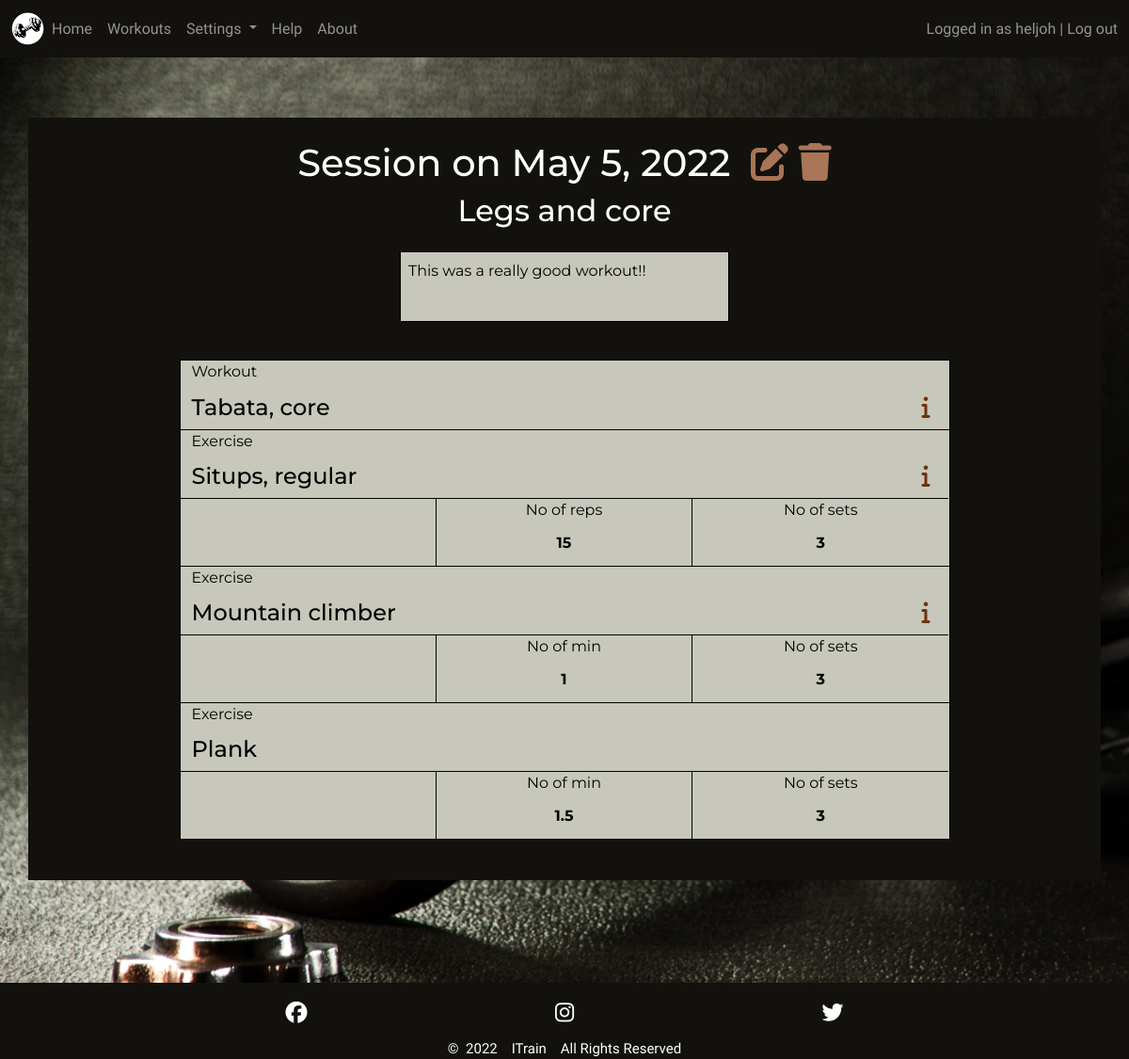
Page /session/4/ (signed in) on the committed database.
### main/models.py (models this page shows, shortened)
class Session(models.Model):
    name = models.CharField(max_length=80, null=False, blank=False)
    created_by = models.ForeignKey(User, on_delete=models.CASCADE)
    date = models.DateField()
    workout = models.ManyToManyField(Workout, blank=True,
                                     related_name='workouts')
    comment = models.TextField(max_length=200, blank=True)

class Workout(models.Model):
    name = models.CharField(max_length=30, null=False, blank=False,)
    created_by = models.ForeignKey(User, on_delete=models.CASCADE)
    description = models.TextField(max_length=200, blank=True)
    class Meta:
        ordering = ['name']

class Collection(models.Model):
    workout = models.ForeignKey(Workout, null=False, blank=False,
                                on_delete=models.CASCADE,
                                related_name='collections')
    exercise = models.ForeignKey(Exercise, on_delete=models.CASCADE,
                                 related_name='collections')
    value = models.DecimalField(max_digits=3, decimal_places=1, blank=True,
                                null=True)
    reps = models.DecimalField(max_digits=3, decimal_places=1, null=True,
                               blank=True)
    reps_unit = models.ForeignKey(RepsUnit, null=True, blank=True,
                                  on_delete=models.SET_DEFAULT,
                                  default=get_default_reps_unit)
    sets = models.PositiveIntegerField(validators=[MaxValueValidator(100)],
                                       null=True, blank=True)
    def get_reps_trunc_zero(self):
        if self.reps is None:
            return 0
        if self.reps % 1 == 0:
            self.reps = int(self.reps)
        return self.reps

### setup/models.py (models this page shows, shortened)
class Exercise(models.Model):
    name = models.CharField(max_length=30, null=False, blank=False)
    created_by = models.ForeignKey(User, on_delete=models.CASCADE)
    unit = models.ForeignKey(ExerciseUnit, null=False, blank=False,
                             on_delete=models.SET_DEFAULT,
                             default=get_default_exercise_unit)
    muscle_group = models.ManyToManyField(MuscleGroup, blank=True,
                                          related_name='muscle_groups')
    description = models.TextField(max_length=200, blank=True)
    class Meta:
        ordering = ['name']

class RepsUnit(models.Model):
    name = models.CharField(max_length=5, unique=True, null=False, blank=False)
    class Meta:
        ordering = ['name']

### main/views.py (the view, shortened to what this page needs)
# urls.py: path('session/<int:session_id>/', session_view, name='session'),
def session_view(request, session_id):
    session = get_object_or_404(Session, id=session_id)
    user = request.user
    context = {
        'session': session,
    }
    return render(request, 'main/session.html', context)

### main/templates/main/session.html (shortened to what this page needs)
{% extends 'base.html' %}
{% load static %}
{% block content %}
<div class="jumbotron container p1 p-sm-2 mt-md-3">
    {% if user.is_authenticated %}
    <div class="jumbotron-head justify-content-center text-center mt-3">
        <h1>Session on {{ session.date }}&nbsp;
            <a class="med-light-clr" href="{% url 'edit_session' session.id %}">
                <i class="fa-solid fa-edit"></i>
            </a>
            <a class="med-light-clr" href="#delete-session-{{ session.id }}" data-bs-toggle="modal" aria-label="Delete Session">
                <i class="fa-solid fa-trash"></i>
            </a>
        </h1>
        <h2 class="mb-4">{{ session.name }}</h2>
        {% if session.comment != '' %}
        <div class="session-comment dark-clr">
            <p class="start p-2">{{ session.comment }}</p>
        </div>
        {% endif %}
    </div>
    <div class="container-md content-list-container p-sm-4 mt-3 gy-4 dark-clr">
        {% for workout in session.workout.all %}
        <div class="row session-workout content-list row-cols-1">
            <div class="col grid-col1">
                <p>Workout</p>
            </div>
            <div class="col grid-col2">
                <h4 class="mb-0">{{ workout.name }}
                    {% if workout.description != '' %}
                    <a class="med-dark-clr end me-2" data-bs-toggle="collapse"
                        href="#collapseSessionWorkout{{ workout.id }}" aria-expanded="false"
                        aria-controls="collapseSessionWorkout{{ workout.id }}" aria-label="Workout info">
                        <i class="fa-solid fa-info"></i>
                    </a>
                    {% endif %}
                </h4>
            </div>
            {% for collection in workout.collections.all %}
            <div class="col grid-col1">
                <p>Exercise</p>
            </div>
            <div class="col grid-col3">
                <h4>{{ collection.exercise.name }}
                    {% if collection.exercise.description != '' %}
                    <a class="med-dark-clr end me-2" data-bs-toggle="collapse"
                        href="#collapseSessionExercise{{ collection.exercise.id }}" aria-expanded="false"
                        aria-controls="collapseSessionExercise{{ collection.exercise.id }}" aria-label="Exercise info">
                        <i class="fa-solid fa-info"></i>
                    </a>
                    {% endif %}
                </h4>
                <div class="row text-center">
                    <div class="col-4 grid-col31">
                    </div>
                    <div class="col-4 grid-col31">
                        No of {{ collection.reps_unit.name }}
                    </div>
                    <div class="col-4 grid-col31">
                        No of sets
                    </div>
                </div>
                <div class="row text-center">
                    <div class="col-4 grid-col32">
                    </div>
                    <div class="col-4 grid-col32">
                        {{ collection.get_reps_trunc_zero }}
                    </div>
                    <div class="col-4 grid-col32">
                        {% if collection.sets is None %}
                            <span>0</span>
                        {% else %}
                        {{ collection.sets }}
                        {% endif %}
                    </div>
                </div>
            </div>
            {% endfor %}
        </div>
        {% endfor %}
    </div>
    {% endif %}
</div>
{% endblock %}

### templates/base.html (shortened to what this page needs)
{% load static %}
<!DOCTYPE html>
<html lang="en">
<head>
    <link href="https://cdn.jsdelivr.net/npm/bootstrap@5.1.3/dist/css/bootstrap.min.css" rel="stylesheet"
>
    <link rel="stylesheet" href="{% static 'css/style.css' %}">
</head>
<body class="flex position-relative">
    <header class="flex primary-header">
        <nav class="navbar navbar-expand-lg navbar-dark">
            <div class="container-fluid">
                <a class="navbar-brand me-0" href="{% url 'home' %}" aria-label="Go to Home">
                    <img class="icon" src="{% static 'images/nav_icon.png' %}" alt="Itrain Icon">
                </a>
                <div class="collapse navbar-collapse" id="navbarToggler">
                    <ul class="navbar-nav me-auto mb-2 mb-lg-0">
                        <li class="nav-item">
                            <a class="nav-link {% if 'home' in request.path %} active {% endif %}"
                                href="{% url 'home' %}" aria-label="Go to Home">Home</a>
                        </li>
                        {% if user.is_authenticated %}
                        <li class="nav-item">
                            <a class="nav-link {% if 'workout' in request.path %} active {% endif %}"
                                href="{% url 'workouts' %}" aria-label="Go to Workouts">Workouts</a>
                        </li>
                        <li class="nav-item dropdown">
                            <a class="nav-link dropdown-toggle {% if 'settings' in request.path %} active {% endif %}"
                                href="#" id="navbarScrollingDropdown" role="button" data-bs-toggle="dropdown"
                                aria-expanded="false" aria-label="Open settings">
                                Settings
                            </a>
                        </li>
                        <li class="nav-item">
                            <a class="nav-link {% if 'help' in request.path %} active {% endif %}"
                                href="{% url 'help' %}" aria-label="Go to Help">Help</a>
                        </li>
                        {% endif %}
                        <li class="nav-item">
                            <a class="nav-link {% if 'about' in request.path %} active {% endif %}"
                            href="{% url 'about' %}" aria-label="Go to About">About</a>
                        </li>
                    </ul>
                    {% if user.is_authenticated %}
                    <span class="navbar-text">
                        Logged in as {{ user.username }}&nbsp;|&nbsp;<a id="nav-login" href="{% url 'logout' %}"
                            aria-label="Go to Log out">Log out</a>
                    </span>
                    {% else %}
                    <span class="navbar-text">
                        <a id="nav-logout" href="{% url 'login' %}" aria-label="Go to Sign up">Log in / Sign up</a>
                    </span>
                    {% endif %}
                </div>
            </div>
        </nav>
    </header>
    <section class="mt-sm-5 mb-sm-5">
        {% block content %}
        {% endblock %}
    </section>
    <footer>
        <div class="container">
            <div class="row justify-content-center">
                <div class="col-md-9 text-center mt-1 mt-sm-3">
                    <div class="row mb-2 social-links">
                        <div class="col-4">
                            <a href="https://www.facebook.com/" target="_blank" rel="noopener"
                                aria-label="Link to ITrain's Facebook page"><span><i
                                        class="fa-brands fa-facebook light-clr"></i></span></a>
                        </div>
                        <div class="col-4">
                            <a href="https://www.instagram.com/" target="_blank" rel="noopener"
                                aria-label="Link to ITrain's Instagram page"><span><i
                                        class="fa-brands fa-instagram light-clr"></i></span></a>
                        </div>
                        <div class="col-4">
                            <a href="https://www.twitter.com/" target="_blank" rel="noopener"
                                aria-label="Link to ITrain's Twitter page"><span><i
                                        class="fa-brands fa-twitter light-clr"></i></span></a>
                        </div>
                    </div>
                </div>
                <div class="copyright col-md-9 text-center">
                    <p class="mb-0">&copy;&nbsp; 2022 &nbsp;&nbsp; ITrain &nbsp;&nbsp; All Rights
                        Reserved</p>
                </div>
            </div>
        </div>
    </footer>
</body>
</html>

### static/css/style.css (style rules this page uses)
body { font-family: 'IM Fell English', serif; color: white; min-height: 100vh; display: flex; flex-direction: column; justify-content: flex-start; background: url('../images/dumbbell.jpg'); background-position: left bottom; overflow-x: hidden; -webkit-background-size: cover; -moz-background-size: cover; -o-background-size: cover; background-size: cover; }
.start { float: left; }
.end { float: right; }
.dark-clr { color: black; }
.light-clr { color: white; }
.med-dark-clr { color: #6F310A; }
.med-light-clr { color: #A87556; }
a { text-decoration: none; }
section { color: black; font-family: 'Montserrat', sans-serif; min-height: 70%; min-height: -webkit-calc(100% - 186px); min-height: -moz-calc(100% - 186px); min-height: calc(100% - 186px); }
.navbar { background-color: #12110D; }
.icon { height: 35px; width: 35px }
#nav-login, #nav-logout { color: rgba(255,255,255,.55); }
footer { background-color: #12110D; margin-top: auto; }
.social-links a { font-size: 23px; }
.copyright { font-size: 15px; }
.jumbotron { background-color: #12110D; color: white; height: 72vh; overflow-y: auto; overflow-x: hidden; }
.content-list-container { width: 75%; }
.content-list { background-color: #C7C7BC; border: solid 1px black; }
ul { height: 100%; padding: 0px 5px 0px 20px; padding-inline-start: 5px; }
li { list-style-type: none; margin: 0; padding: 0; }
.session-comment { width: 350px; height: 75px; background-color: #C7C7BC; border: solid 1px black; margin: 0 auto; }
.session-workout { margin-bottom: 1.5rem; }
.grid-col1 { height: 1.5rem; border-top: solid 1px black; }
.grid-col1:first-of-type { border-top: none; }
.grid-col2 { padding-top: 0.75rem; padding-bottom: 0.5rem; }
.session-workout .grid-col2 { border-top: solid 1px black; }
.session-workout .grid-col2:first-of-type, .session-workout .grid-col2:nth-of-type(2) { border-top: none; }
.grid-col3 { padding-top: 0.75rem; }
.grid-col31 { height: 1.5rem; border-top: solid 1px black; border-right: solid 1px black; }
.grid-col32 { font-weight: bold; padding-top: 0.75rem; padding-bottom: 0.75rem; border-right: solid 1px black; }
.grid-col32:last-of-type, .grid-col31:last-of-type { border-right: none; }

### rows in the picture
Session: date "May 5, 2022", name "Legs and core", comment "This was a really good workout!!"
Workout: name "Tabata, core"
Collection: exercise.name "Situps, regular", reps_unit.name "reps", get_reps_trunc_zero "15", sets "3"
Collection: exercise.name "Mountain climber", reps_unit.name "min", get_reps_trunc_zero "1", sets "3"
Collection: exercise.name "Plank", reps_unit.name "min", get_reps_trunc_zero "1.5", sets "3"

### other values in the picture
{{ user.username }} "heljoh"
